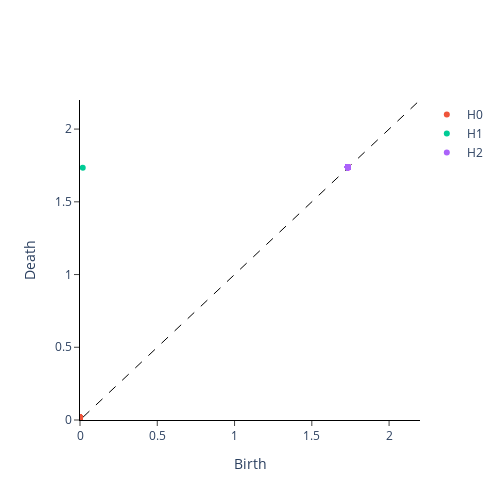

Here is the notebook cell this chart was saved with:
### Markdown cell above
## Persistence diagrams

The topological information of the point cloud is synthesised in the persistence diagram. The horizontal axis corresponds to the moment in which an homological generator is born, while the vertical axis corresponds to the moments in which a homological generator dies.

The generators of the homology groups (at given rank) are colored differently.

### Code cell
# Plotting the persistence diagram of the circle
plot_diagram(diagrams[0])

### Figure 1 — Plotly figure (JSON) as saved in the notebook; plotly's stock layout.template omitted (floating-point values rounded to 4 significant figures; data arrays with more than 128 entries replaced by an {"elided": "..."} marker saying what was removed)
{"data": [{"hoverinfo": "none", "line": {"color": "black", "dash": "dash", "width": 1}, "mode": "lines", "showlegend": false, "type": "scatter", "x": [-200, 200], "y": [-200, 200]}, {"mode": "markers", "name": "H0", "type": "scatter", "x": {"elided": "399 int values"}, "y": {"elided": "399 float values"}}, {"mode": "markers", "name": "H1", "type": "scatter", "x": [0.0177], "y": [1.734]}, {"mode": "markers", "name": "H2", "type": "scatter", "x": [1.734, 1.734, 1.734, 1.734, 1.734, 1.734, 1.734, 1.734, 1.734, 1.734, 1.734, 1.734, 1.734, 1.734, 1.734, 1.734, 1.734, 1.734, 1.734, 1.734, 1.734, 1.734, 1.734, 1.734, 1.734, 1.734, 1.734, 1.734, 1.734, 1.734, 1.734, 1.734, 1.734, 1.734, 1.734, 1.734, 1.734, 1.734, 1.734, 1.734, 1.734, 1.734, 1.734, 1.734, 1.734, 1.734, 1.734, 1.734, 1.734, 1.734, 1.734, 1.734, 1.734, 1.734, 1.734, 1.734, 1.734, 1.734, 1.734, 1.734, 1.734, 1.734, 1.734, 1.734, 1.734, 1.734, 1.734, 1.734, 1.734, 1.734, 1.734, 1.734, 1.734, 1.734, 1.734, 1.734, 1.734, 1.734, 1.734, 1.734, 1.734, 1.734, 1.734, 1.734, 1.734, 1.734, 1.734, 1.734, 1.734, 1.734, 1.734, 1.734, 1.734, 1.734, 1.734, 1.734, 1.734, 1.734, 1.734, 1.734, 1.734, 1.734, 1.734, 1.734, 1.734, 1.734, 1.734, 1.734, 1.734, 1.734], "y": [1.738, 1.738, 1.738, 1.738, 1.738, 1.738, 1.738, 1.738, 1.738, 1.738, 1.738, 1.738, 1.738, 1.738, 1.738, 1.738, 1.738, 1.738, 1.738, 1.738, 1.738, 1.738, 1.738, 1.738, 1.738, 1.738, 1.738, 1.738, 1.738, 1.738, 1.738, 1.738, 1.738, 1.738, 1.738, 1.738, 1.738, 1.738, 1.738, 1.738, 1.738, 1.738, 1.738, 1.738, 1.738, 1.738, 1.738, 1.738, 1.738, 1.738, 1.738, 1.738, 1.738, 1.738, 1.738, 1.738, 1.738, 1.738, 1.738, 1.738, 1.738, 1.738, 1.738, 1.738, 1.738, 1.738, 1.738, 1.738, 1.738, 1.738, 1.738, 1.738, 1.738, 1.738, 1.738, 1.738, 1.738, 1.738, 1.738, 1.738, 1.738, 1.738, 1.738, 1.738, 1.738, 1.738, 1.738, 1.738, 1.738, 1.738, 1.738, 1.738, 1.738, 1.738, 1.738, 1.738, 1.738, 1.738, 1.738, 1.738, 1.738, 1.738, 1.738, 1.738, 1.738, 1.738, 1.738, 1.738, 1.738, 1.738]}], "layout": {"height": 500, "plot_bgcolor": "white", "width": 500, "xaxis": {"anchor": "y", "exponentformat": "e", "linecolor": "black", "linewidth": 1, "mirror": false, "range": [0, 2.2], "showexponent": "all", "showline": true, "side": "bottom", "ticks": "outside", "title": {"text": "Birth"}, "type": "linear", "zeroline": true}, "yaxis": {"anchor": "x", "exponentformat": "e", "linecolor": "black", "linewidth": 1, "mirror": false, "range": [0, 2.2], "showexponent": "all", "showline": true, "side": "left", "ticks": "outside", "title": {"text": "Death"}, "type": "linear", "zeroline": true}}}
